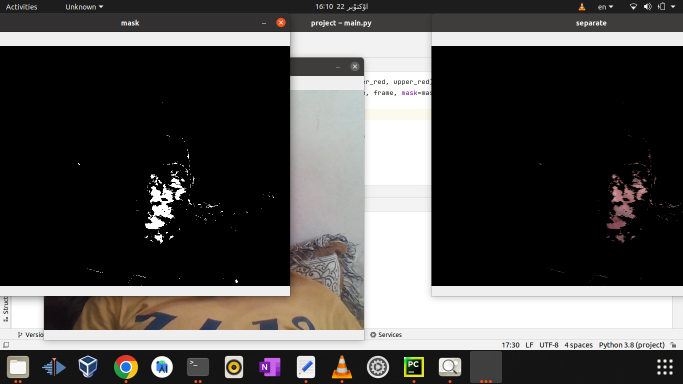
#> input picture project/1-Introductory projects/25-colors system/2-Video processing and color recognition/outcome.png, 1366 x 768 px, given in place of the camera (shown at 1/2 size)
$ python Recognition.py
#> lines starting #> are read from the running program, lines starting #| are printed output that depends on the picture; after the words box and inside, x2 and y2 are one past the last pixel; in counts of white or black regions, pixels touching at a corner belong together
import cv2 as cv
import numpy as np

cap = cv.VideoCapture(0)

while (True):
    rec, frame = cap.read()
#> frame is the input picture: shape (768, 1366, 3); mean B, G, R 77.5, 78.8, 80.6
    hsv = cv.cvtColor(frame, cv.COLOR_BGR2HSV)
#> hsv: shape (768, 1366, 3); mean H, S, V 7.8, 8.7, 81.4

    # https://www.w3schools.com/colors/colors_rgb.asp  *  website RGB Calculator
    lower_red = np.array([50, 50, 100]) #Bold color
    upper_red = np.array([253, 191, 255]) #light color

    mask_detect = cv.inRange(hsv, lower_red, upper_red)  # detecting object
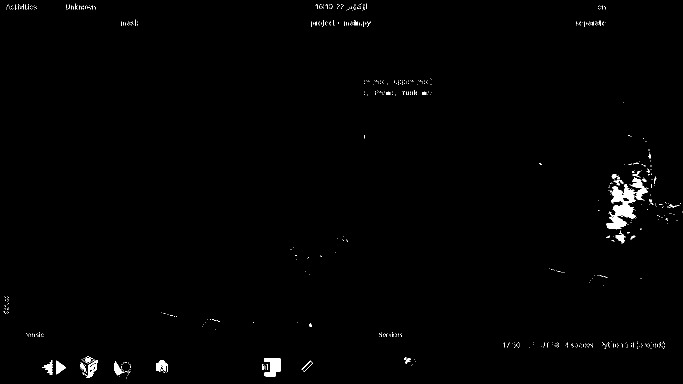
#> mask_detect: shape (768, 1366) (shown at 1/2 size); 0.81% white; 683 white regions (650 under 20 px), largest, box (x1, y1, x2, y2) and area: (1213, 355, 1295, 459) 3106, (528, 716, 561, 753) 871, (313, 720, 335, 744) 321
    bitwise_and = cv.bitwise_and(frame, frame, mask=mask_detect)
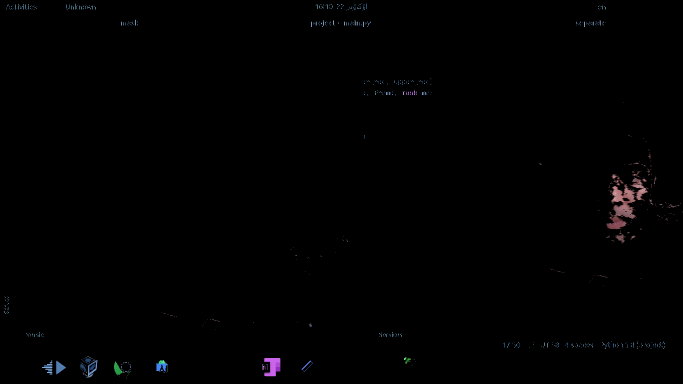
#> bitwise_and: shape (768, 1366, 3) (shown at 1/2 size); mean B, G, R 1.2, 0.9, 1

    cv.imshow('frame', frame)
    cv.imshow('mask', mask_detect)
    cv.imshow('separate', bitwise_and)

    keyexit = cv.waitKey(2) & 0xFF
#> (key Esc is pressed here)
    if keyexit == 27:
        break

cv.destroyAllWindows()
cap.release()
